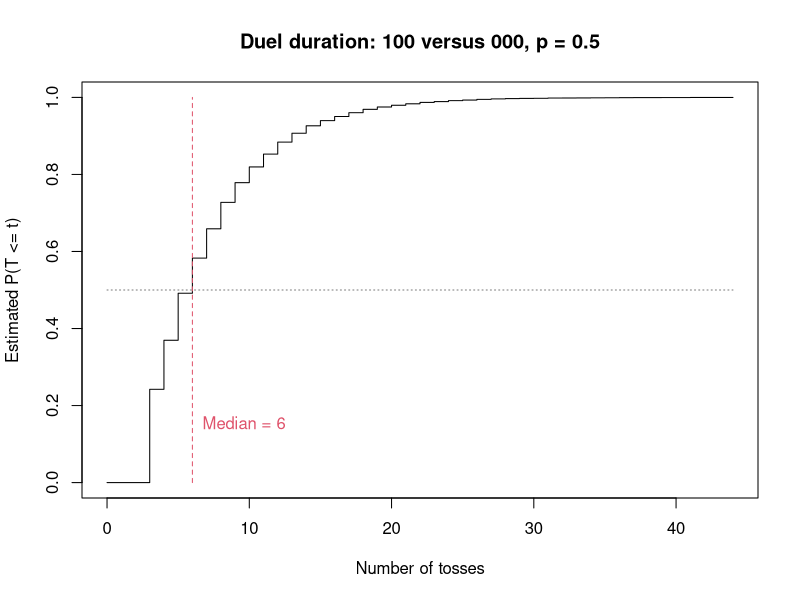
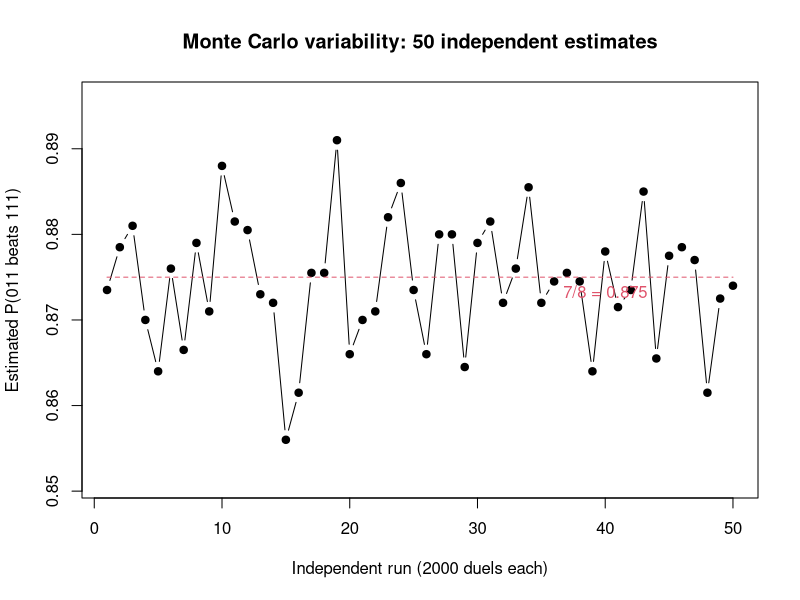

These figures' R source, in order:
# Group members:
# Sicheng Liang (s2956212)
# Lianjie Wu (s2970562)
# Josie Zhuo (s2959889)
#
# Contribution Statement:
# - Josie Zhuo
# - Sicheng Liang 
# - Lianjie Wu
#
#
# GitHub repository:
# https://github.com/tttraveller/Extended-statistics-pratical_1-.git
#
# Practical 2: Sequence duels and the perils of independence
#
# This task compares the performance between different binary patterns in a shared coin toss stream. The process estimates the win probabilities, calculates the first waiting times and finds non-transitive cycles for fair and biased coins.
#
# Functions defined:
#   firsthit()       - finds the first occurrence of a pattern
#   sim.duels()      - simulates several duels using shared streams
#   duel()           - simulates one duel
#   pwin()           - estimates the probability that a wins
#   ewait()          - calculates the exact expected waiting time
#   patterns()       - generates all binary patterns of length k
#   pmat()           - calculates the pairwise win-probability matrix
#   best.reply()     - finds the best reply to each pattern
#   shortest.cycle() - searches for the shortest cycle of clear wins

# Task 1: firsthit()
# Find the first occurence of a binary pattern a in a toss stream x
# Return the position where the pattern ends, or NA if it never appear
firsthit <- function(x, a){
  k <- length(a)
  stopifnot(k > 0)
  
  # a pattern cannot appear if the stream is shorter than pattern
  if(length(x) < k){
    return(NA_integer_)
  }
  
  # check all possible strating positions of a lenth-k pattern
  n <- length(x)-k+1
  match <- rep(TRUE,n)
  
  # compare each pattern elements with the corresponding stream positions
  # A starting position remains TRUE only if all k elements match
  for(j in seq_len(k)){
    match <- match & (x[j:(j+n-1)] == a[j])
  }
  ii <- which(match)
  if(length(ii) == 0){
    return(NA_integer_)
  }
  # Convert the first starting position to the position of the last toss
  ii[1]+k-1
}

# Compare the results with know answers
cat("\nQ1: first completion positions\n")
x <- c(1,0,0,1,0,1,1,1,0)
print(data.frame(
  example = c("101 in example stream", "011 in example stream",
              "absent", "stream too short", "overlap", "one toss"),
  expected = c(6,7,NA,NA,3,2),
  observed = c(firsthit(x,c(1,0,1)), firsthit(x,c(0,1,1)),
               firsthit(c(0,0,0),c(1,1)), firsthit(c(1),c(1,0)),
               firsthit(c(1,1,1,1),c(1,1,1)), firsthit(c(0,1),1))))


# Task 2: sim.duels()
# Simulate nreps duels between two binary patterns using shared toss streams
# Each row represents a duel, with p being the probability of heads "1"
# return a matrix which containing the winner and number of tosses for each duel
sim.duels <- function(a, b, p, nreps){
  k <- length(a)
  stopifnot(k > 0, length(b) == k, all(a %in% 0:1), all(b %in% 0:1),
            p > 0, p < 1, nreps >= 1, nreps == floor(nreps))
  
  # Generate tosses in blocks
  # active tracks unfinished duels and tail keeps across block boundaries
  block <- max(32,k)
  ans <- matrix(NA_real_, nreps, 2)
  colnames(ans) <- c("winner","tosses")
  active <- seq_len(nreps)
  tail <- matrix(numeric(0), nreps, 0)
  nt <- 0
  
  # Continue generate tosses only for duels that have not finished
  while(length(active) > 0){
    n <- length(active)
    x <- cbind(tail, matrix(sample(0:1, n*block, replace = TRUE,
                                   prob = c(1-p,p)), nrow = n))
    # repeat both patterns across rows for comparison with each toss stream
    A <- matrix(a,n,k,byrow = TRUE)
    B <- matrix(b,n,k,byrow = TRUE)
    finished <- rep(FALSE,n)
    
    # check each lenth-k window in order to find the first completed pattern
    for(m in k:ncol(x)){
      window <- x[,(m-k+1):m,drop = FALSE]
      
      # rowSums counts mismatches in each row
      # zero means a full match
      ha <- rowSums(window != A) == 0
      hb <- rowSums(window != B) == 0
      
      # record the first match for each unfinished duel
      # delete the retained tail so that earlier tosses are not  counted twice
      ii <- which(!finished & (ha | hb))
      if(length(ii) > 0){
        ans[active[ii],] <- cbind(as.numeric(ha[ii]), nt+m-ncol(tail))
        finished[ii] <- TRUE
      }
      if(all(finished)){
        break
      }
    }
    
    # keep only unfinished duels and the last k-1 tosses
    # these retained tosses allow patterns to cross block boundaries
    ii <- which(!finished)
    active <- active[ii]
    tail <- x[ii,seq_len(k-1)+ncol(x)-k+1,drop = FALSE]
    nt <- nt+block
  }
  ans
}

# Simulate one duel between two different pattens of the same length
# winner is 1 if a appears first, or 0 if b appears first
duel <- function(a, b, p = 0.5){
  stopifnot(length(a) == length(b), any(a != b))
  as.numeric(sim.duels(a,b,p,1)[1,])
}

# ues a fixed seed to make the example reproducible
set.seed(202602)
cat("\nQ2: one duel, 101 against 011 (winner, tosses)\n")
print(duel(c(1,0,1),c(0,1,1)))



# Task 3: pwin()
# estimate the probability that pattern a appears before pattern b
# each replicate uses the shared-stream simulation
pwin <- function(a, b, p = 0.5, nreps = 10000){
  stopifnot(length(a) == length(b), any(a != b))
  
  # Winners are recorded as 1 or 0, so their mean gives the estimated win probability
  mean(sim.duels(a,b,p,nreps)[,1])
}

# estimate the win probability from 10000 independent duels
set.seed(202603)
nr <- 10000
phat <- pwin(c(1,0,0),c(0,0,0),nreps = nr)


#Additionally, calculate the Monte Carlo standard error of the estimated probability
se <- sqrt(phat*(1-phat)/nr)

# calcuate a Wilson 95% confidence interval for the win probability
# qnorm(0.975) gives the 97.5th percentile of the standard normal distribution
z95 <- qnorm(0.975)
den <- 1+z95^2/nr
centre <- (phat+z95^2/(2*nr))/den
half <- z95*sqrt(phat*(1-phat)/nr+z95^2/(4*nr^2))/den

#display the estimate, standard error and the confidence interval
cat("\nQ3: P(100 beats 000), Monte Carlo SE and Wilson 95% interval\n")
print(data.frame(estimate = phat, SE = se, lower = centre-half, upper = centre+half),
      digits = 4, row.names = FALSE)



# Task 4: ewait()
# calculate the exact expected waiting time for a binary pattern a
#each matching prefix and suffix contributes the inverse probability of the prefix
ewait <- function(a, p = 0.5){
  k <- length(a)
  stopifnot(k > 0, all(a %in% 0:1), p > 0, p < 1)
  ew <- 0
  
  # check all possible overlap lengths
  for(j in seq_len(k)){
    if(all(a[1:j] == a[(k-j+1):k])){
      
      # count the heads in the matching prefix and calculate its probability
      # add the inverse probability to the expected waiting time
      h <- sum(a[1:j])
      ew <- ew + 1/(p^h * (1-p)^(j-h))
    }
  }
  ew
}
# compare exact waiting time with Monte Carlo estimates for several patterns
set.seed(202604)
cat("\nQ4: exact waits and Monte Carlo checks (MC SE shown)\n")
aa <- list(c(1,1),c(0,0),c(1,0),c(0,1),c(1,0,1),c(1,1,1))
pp <- c(0.5,0.5,0.5,0.5,0.25,0.7)
wait.check <- data.frame(pattern = sapply(aa,paste,collapse = ""),
                         p = pp, exact = NA_real_, MC = NA_real_, SE = NA_real_)
for(i in seq_along(aa)){
  
  # using the same pattern twice makes the simulation stop at its first appearance
  # the return toss count is therefore the waiting time for that pattern
  w <- sim.duels(aa[[i]],aa[[i]],pp[i],10000)[,2]
  
  #calculate the exact mean, simulated mean and Monte Carlo standard error
  wait.check[i,3:5] <- c(ewait(aa[[i]],pp[i]),mean(w),sd(w)/sqrt(length(w)))
}

#compare the simulation estimates with the exact values
wait.check$relative.error <- (wait.check$MC-wait.check$exact)/wait.check$exact
wait.check$standardised.error <- (wait.check$MC-wait.check$exact)/wait.check$SE
print(wait.check, digits = 4, row.names = FALSE)


#Task 5
#generate all binary patterns of length k in standard counting order. 
patterns <- function(k) {
  stopifnot(k >= 1, k == floor(k))
  a <- matrix(0, 2^k, k)
  for (j in seq_len(k)) {
    a[, j] <- (0:(2^k - 1) %/% 2^(k - j)) %% 2
  }
  a
}

pmat <- function(k, p = 0.5, nreps = 10000) {
  a <- patterns(k)
  #generate labels and reshape the number in row
  lab <- apply(a, 1, paste, collapse = "")
  M <- matrix(NA_real_, nrow(a), nrow(a), dimnames = list(lab, lab))
  #iterate all i<j in matrix
  for (i in 1:(nrow(a) - 1)) {
    for (j in (i + 1):nrow(a)) {
      M[i, j] <- pwin(a[i, ], a[j, ], p, nreps)
      M[j, i] <- 1 - M[i, j]  # Symmetrical complement (reduce the computation consumption)
    }
  }
  M
}

# Task 5(a)
# Identify the best counter-strategy to each pattern.
best.reply <- function(M) {
  ii <- apply(M, 2, which.max)
  data.frame(
    pattern = colnames(M),
    reply   = rownames(M)[ii],
    win     = round(M[cbind(ii, seq_len(ncol(M)))], 4),
    row.names = NULL
  )
}


# Task 5(b): shortest.cycle()
# Use Breadth-First Search (BFS) in Graph thory to find the shortest directed cycle of clear wins.
shortest.cycle <- function(M, cutoff = 0.5) {
  #build the Adjacency Matrix
  A <- !is.na(M) & M > cutoff
  best <- integer(0)
  #iterate through each vertex in turn as the start node to search for cycles.
  for (s in seq_len(nrow(M))) {
    paths <- vector("list", nrow(M))
    paths[[s]] <- s
    queue <- s
    h <- 1
    #Breadth-First Search search from distance = 1,2,3 step by step.
    while (h <= length(queue)) {
      v <- queue[h]
      h <- h + 1
      for (w in which(A[v, ])) {
        #case1: if the lose node is the starting node, it becomes a closed cycle(s-v-...-w-s)
        if (w == s) {
          z <- c(paths[[v]], s)
          #update the best cycle when this is the first or shorter cycle.
          if (length(best) == 0 || length(z) < length(best)) {
            best <- z
          }
        } else if (length(paths[[w]]) == 0) {
          paths[[w]] <- c(paths[[v]], w)
          queue <- c(queue, w)
        }
      }
    }
  }
  #return the best cycle
  best
}
# Execution & Analysis
set.seed(42)
nreps <- 10000
M <- pmat(3, p = 0.5, nreps = nreps)

# --- 5(a) Best Replies ---
br <- best.reply(M)
cat("\nQ5(a): Best replies for each pattern (k = 3, p = 0.5):\n")
print(br, row.names = FALSE)

# Because win probabilities are estimated via Monte Carlo simulation, exact equality 
# (M == 0.5) will not occur due to sampling noise.
# Maximum standard error of a Bernoulli proportion estimate is 1 / (2 * sqrt(nreps)).
# We set tolerance to 3 SEs (~0.015) to identify pairs that are essentially evenly matched.

tol <- 3 / (2 * sqrt(nreps))
ij <- which(upper.tri(M) & abs(M - 0.5) <= tol, arr.ind = TRUE)

cat("\nQ5(b): Approximately evenly matched pairs (|P - 0.5| <=", round(tol, 4), "):\n")
print(data.frame(
  pattern_A = rownames(M)[ij[, 1]],
  pattern_B = colnames(M)[ij[, 2]],
  win_A     = round(M[ij], 4)
), row.names = FALSE)


# Explanation
# There are 10 approximately evenly matched pairs under the fair coin.
# These pairs are not included as clear winning edges.
# No 3-cycle is found among the clear wins.
# The shortest cycle has 4 patterns: 001->011->110->100->001.


cyc <- shortest.cycle(M, cutoff = 0.5 + tol)

if (length(cyc) > 0) {
  cat("\nShortest cycle of clear wins (Length =", length(cyc) - 1, "patterns):\n")
  from <- cyc[-length(cyc)]
  to   <- cyc[-1]
  print(data.frame(
    beats        = rownames(M)[from],
    next_pattern = rownames(M)[to],
    win_prob     = round(M[cbind(from, to)], 4)
  ), row.names = FALSE)
} else {
  cat("\nNo clear cycle found.\n")
}


# --- 5(c) ewait vs Head-to-Head Performance ---
cat("\nQ5(c): Isolated expected waiting time vs Competitive performance:\n")
a3 <- patterns(3)
ew <- apply(a3, 1, ewait, p = 0.5)
ranking <- data.frame(
  pattern   = rownames(M),
  wait_ew   = ew,
  mean_win  = round(rowMeans(M, na.rm = TRUE), 4)
)
print(ranking[order(ew), ], row.names = FALSE)
cat("\nQuantified Counter-Example:\n")
cat("Patterns '001' (TTH) and '100' (HTT) both have identical isolated E(W) = 8 tosses.\n")
cat("Yet in a direct head-to-head duel, estimated P('100' beats '001') =", 
    round(M["100", "001"], 4), "(approx 3/4 to 1/4 advantage).\n")
cat("Thus, isolated waiting times fail to determine competitive head-to-head outcomes.\n")



# Task 6
# Visualisation of duel simulation results

set.seed(202606)

# Task 6(a)
# Part 1: Distribution of duel duration

# simulate 10000 duels between 100 and 000
# record the number of tosses until either pattern appears first
z <- sim.duels(c(1,0,0),c(0,0,0),0.5,10000)

# extract the toss counts and calculate the median
tt <- z[,2]
md <- median(tt)

# calculate the empirical cumulative probability for each toss count
F <- cumsum(tabulate(tt))/length(tt)

# save the first plot as a PNG file
png("Q6_duration.png",width = 1000,height = 700,res = 120)

# plot the empirical cumulative distribution of duel duration
plot(0:length(F),c(0,F),type = "s",
     xlab = "Number of tosses",
     ylab = "Estimated P(T <= t)",
     main = "Duel duration: 100 versus 000, p = 0.5")

# mark the median duel duration with a vertical line
lines(c(md,md),c(0,1),col = 2,lty = 2)

# add a horizontal line at probability 0.5
lines(c(0,max(tt)),c(0.5,0.5),col = "grey50",lty = 3)

# show the median value on the plot
text(md,0.15,paste("Median =",md),pos = 4,col = 2)

dev.off()


# Task 6(b)
# Part 2: Monte Carlo variability

# repeat the win probability estimation 50 times
# each estimate uses 2000 independent duels between 011 and 111
est <- rep(NA_real_,50)

for(i in seq_along(est)){
  est[i] <- pwin(c(0,1,1),c(1,1,1),p = 0.5,nreps = 2000)
}

# theoretical win probability for 011 against 111
ref <- 7/8

# save the second plot as a PNG file
png("Q6_variability.png",width = 1000,height = 700,res = 120)

# plot the 50 estimates to show their simulation variability
plot(seq_along(est),est,type = "b",pch = 19,
     ylim = range(c(est,ref))+c(-0.005,0.005),
     xlab = "Independent run (2000 duels each)",
     ylab = "Estimated P(011 beats 111)",
     main = "Monte Carlo variability: 50 independent estimates")

# compare the estimates with the theoretical probability
lines(c(1,50),c(ref,ref),col = 2,lty = 2)

# label the theoretical probability
text(40,ref,"7/8 = 0.875",pos = 1,col = 2)

dev.off()


# display the median duel duration and the variability of the estimates
cat("\nQuestion 6 results:\n")

cat("Median duel duration:",md,"\n")

# calculate the average of the 50 estimated probabilities
cat("Mean of 50 win-probability estimates:",
    round(mean(est),4),"\n")

# calculate the standard deviation between the 50 estimates
cat("Standard deviation of estimates:",
    round(sd(est),4),"\n")

cat("\nPlots saved as Q6_duration.png and Q6_variability.png\n")




# Task 7
set.seed(42)
for(p in c(0.25,0.7)){
  Mp <- pmat(3,p,nreps)
  bp <- best.reply(Mp)
  bp$fair.reply <- br$reply
  cat("\nQ7: best replies, p =",p,"(fair reply shown for comparison)\n")
  print(bp, row.names = FALSE)
  cp <- shortest.cycle(Mp,0.5+tol)
  if(length(cp) == 0){
    cat("No cycle among clear wins at cutoff",0.5+tol,"\n")
  }else{
    cat("Shortest cycle of clear wins:",length(cp)-1,"patterns\n")
    from <- cp[-length(cp)]
    to <- cp[-1]
    print(data.frame(beats = rownames(Mp)[from], next.pattern = rownames(Mp)[to],
                     win = round(Mp[cbind(from,to)],4)), row.names = FALSE)
  }
}
# At p = 0.25, the best reply to 001(TTH) changes from 100(HTT) to 000(TTT); at p = 0.7,
# the best reply to 110(HHT) changes from 011(THH) to 111(HHH). The fair-coin rule is not universal.

# Non-transitivity survives both biases: clear 3-cycles replace the shortest
# clear 4-cycle at p = 0.5. The observed cycles are 000->001->100->000 (p = 0.25)
# and 011->111->101->011 (p = 0.7).

# Cycle claims use only wins above 0.5 + three maximum Monte Carlo SEs;
# no detected cycle means none in this graph, not proof for near-tied true odds.

# Isolated waiting times describe marginal distributions, but cannot decide the probability of win P(Wa < Wb).

# Independent tosses do not imply independent waiting times. Even separate marginal
# distributions would not determine the joint law, only compared with the means of the waiting time will discards 
#even more critical information.
# Thus, equal means therefore do not imply a fair duel; Q5(c) gives a direct example.

# The hazard is assuming independence when it share the same environment. Focus only 
#on individual means makes us confident, but that will leads to false when predict who 
#will win. In this game, both players watch the same coin tosses, they are not independent.
#Comparing only their average waiting times in isolation leads to completely wrong predictions.
